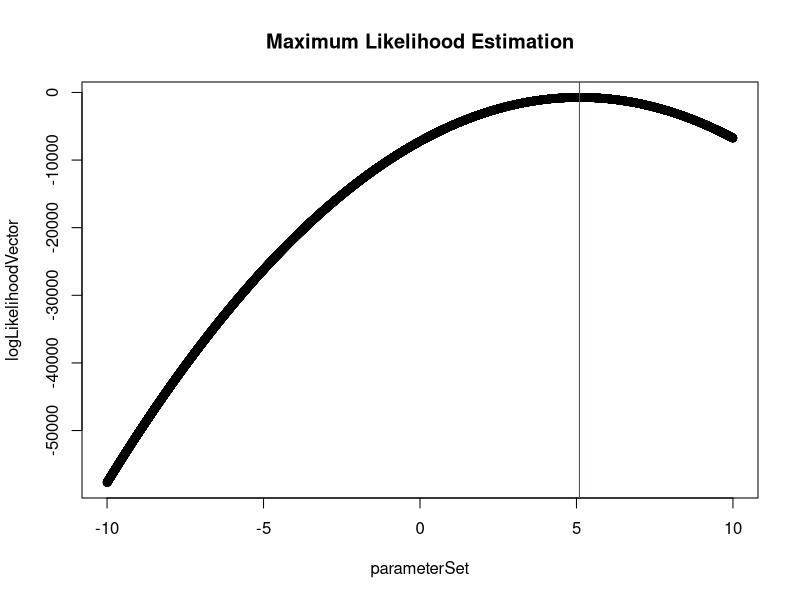

Write the R code that produced this figure.
## ---- chunk 1
knitr::opts_chunk$set(echo = TRUE)
## ---- chunk 2
set.seed(83947)
normalSample<-rnorm(500,5,1)
logLikelihood<-function(mySample,meanParameter){
  n = length(mySample)
  ans = -0.5 * n * log(2 * pi)
  ans = ans - sum(sapply(mySample, function(z) (z - meanParameter)^2)) * 0.5 
  return(ans)
}
parameterSet<-seq(from=-10,to=10,by=.001)
logLikelihoodVector<-sapply(parameterSet,function(z) logLikelihood(normalSample,z))
(MLE<-parameterSet[which.max(logLikelihoodVector)])
plot(parameterSet,logLikelihoodVector,main="Maximum Likelihood Estimation")
abline(v=parameterSet[which.max(logLikelihoodVector)],col="red")
format(c(Mean=mean(normalSample),MLE=MLE),digits=4)
